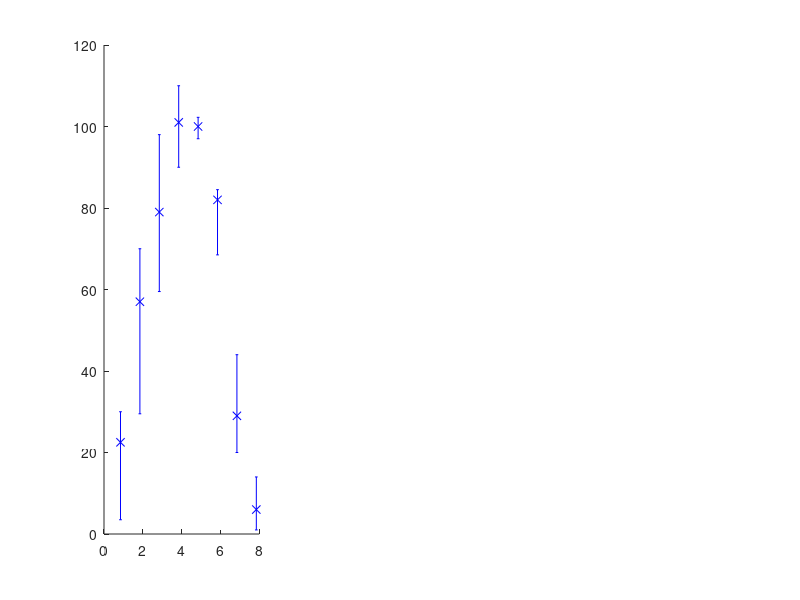

Recreate this plot in MATLAB. (Note: this script raises an error after producing the figure.)
function output = exp_fastl2007(varargin)
%EXP_JELFS2011  Figures from Fastl and Zwicker (2007)
%   Usage: output = exp_fastl2007(flag);
%
%   EXP_FASTL2007 reproduces Fluctuation strength data from the book Fastl and Zwicker (2007).
%
%   Examples:
%   ---------
%
%   To display Figure 4 use :
%
%     exp_jelfs2011('fig4');
%
%   See also: jelfs2011, culling2005bmld
%%%%%%%%%%%%%%%%%%%%%%%%%%%%%%%%%%%%%%%%%%%%%%%%%%%%%%%%%%%%%%%%%%%%%%%%%%%

fmod = [0.25 0.5 1 2 4 8 16 32]; % Hz
FS_BBN_std1 = [22.5  57   79   101  100    82   29     6; ...
                3.5  29.5 59.5  90   97    68.5 20     1; ... 
               30    70   98   110  102.25 84.5 44    14];
FS_BBN_std2 = [12.5  27   45.5  75   99.75 92   24.25  9.75; ...
                5.5  24.5 30    51.5 60.5  77   13     4; ...
               16    30   48    92  110   110   32    19.5]; 

FS_AM_std1 = [3   10.25 26.25 66   100  99 30    9.5; ...
              0    7.75 20    50    98  75  7    0; ...
              5.5 20    50    90.5 102 110 49.5 12.25];
FS_AM_std2 = [5.5 15 33 53.5 91.5 99 25 0.25; ...
              1 12 26 39.5 65.5 73 14 -3; ...
              8.25 16.25 36 65.5 109.5 110 58 12];
FS_FM_std1 = [10.2 22.75 35 57.25 100 50   19.5   0.75; ...
               5.5  5    21 50     98 30.5 11    -1.5; ...
               2   42    79 95    101 73   39.75  9.75];
FS_FM_std2 = [10.25 20.5  50.25 60.5 100    20.5   7.5  2; ...
               8    19.25 40.5  55.5  75.75 10.25  4    0; ...
              13.5  23    60.25 89.5 110    90    35   10];

output.fmod = fmod; % Hz
output.FS_BBN_std1 = FS_BBN_std1;
output.FS_BBN_std2 = FS_BBN_std2;
output.FS_AM_std1 = FS_AM_std1;
output.FS_AM_std2 = FS_AM_std2;
output.FS_FM_std1 = FS_FM_std1;
output.FS_FM_std2 = FS_FM_std2;
output.FS100 = [1.8 1.3 2]; % vacil, 100% of fluctuation

if nargout == 0
    
    dx = 0.15;
    text_XLabel = 'f_m_o_d [Hz]';
    text_YLabel = 'Relative FS [%]';
    Ntest = length(fmod);
        
    figure; 
    subplot(1,3,1) % AM-BBN
    iq1L = FS_BBN_std1(1,:) - FS_BBN_std1(2,:);
    iq1U = FS_BBN_std1(3,:) - FS_BBN_std1(1,:);
    iq2L = FS_BBN_std2(1,:) - FS_BBN_std2(2,:);
    iq2U = FS_BBN_std2(3,:) - FS_BBN_std2(1,:);
    errorbar([1:Ntest]-dx,FS_BBN_std1(1,:),iq1L,iq1U,'bx','LineWidth',2); hold on
    errorbar([1:Ntest]+dx,FS_BBN_std2(1,:),iq2L,iq2U,'ro');
    plot([1:Ntest],mean([FS_BBN_std1(1,:); FS_BBN_std2(1,:)]),'k>--','LineWidth',2)
    xlabel(text_XLabel)
    ylabel(text_YLabel)
    grid on;
    xlim([0.5 Ntest+0.5])
    ha = gca;
    set(ha,'XTick',[1:Ntest])
    set(ha,'XTickLabel',fmod)
    title('AM BBN')
 
    subplot(1,3,2) % AM-SIN
    iq1L = FS_AM_std1(1,:) - FS_AM_std1(2,:);
    iq1U = FS_AM_std1(3,:) - FS_AM_std1(1,:);
    iq2L = FS_AM_std2(1,:) - FS_AM_std2(2,:);
    iq2U = FS_AM_std2(3,:) - FS_AM_std2(1,:);
    errorbar([1:Ntest]-dx,FS_AM_std1(1,:),iq1L,iq1U,'bx','LineWidth',2); hold on
    errorbar([1:Ntest]+dx,FS_AM_std2(1,:),iq2L,iq2U,'ro');
    plot([1:Ntest],mean([FS_AM_std1(1,:); FS_AM_std2(1,:)]),'k>--','LineWidth',2)
    xlabel(text_XLabel)
    ylabel(text_YLabel)
    grid on;
    xlim([0.5 Ntest+0.5])
    ha(end+1) = gca;
    set(ha(end),'XTick',[1:Ntest])
    set(ha(end),'XTickLabel',fmod)
    title('AM SIN')
    
    subplot(1,3,3) % AM-SIN
    iq1L = FS_FM_std1(1,:) - FS_FM_std1(2,:);
    iq1U = FS_FM_std1(3,:) - FS_FM_std1(1,:);
    iq2L = FS_FM_std2(1,:) - FS_FM_std2(2,:);
    iq2U = FS_FM_std2(3,:) - FS_FM_std2(1,:);
    errorbar([1:Ntest]-dx,FS_FM_std1(1,:),iq1L,iq1U,'bx','LineWidth',2); hold on
    errorbar([1:Ntest]+dx,FS_FM_std2(1,:),iq2L,iq2U,'ro');
    plot([1:Ntest],mean([FS_FM_std1(1,:); FS_FM_std2(1,:)]),'k>--','LineWidth',2)
    xlabel(text_XLabel)
    ylabel(text_YLabel)
    grid on;
    xlim([0.5 Ntest+0.5])
    ha(end) = gca;
    set(ha(end),'XTick',[1:Ntest])
    set(ha(end),'XTickLabel',fmod)
    title('AM SIN')
    
    legend('4-Hz std','0.5-Hz std','avg')
    linkaxes(ha,'xy');
    ylim([-5 110])

end

%%%%%%%%%%%%%%%%%%%%%%%%%%%%%%%%%%%%%%%%%%%%%%%%%%%%%%%%%%%%%%%%%%%%%%%%%%%
end